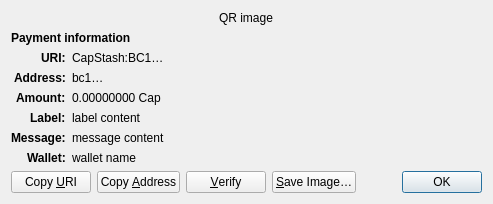
<?xml version="1.0" encoding="UTF-8"?>
<ui version="4.0">
 <class>ReceiveRequestDialog</class>
 <widget class="QDialog" name="ReceiveRequestDialog">
  <property name="geometry">
   <rect>
    <x>0</x>
    <y>0</y>
    <width>413</width>
    <height>229</height>
   </rect>
  </property>
  <property name="windowTitle">
   <string>Request payment to …</string>
  </property>
  <layout class="QGridLayout" name="gridLayout" columnstretch="0,1">
   <property name="sizeConstraint">
    <enum>QLayout::SetFixedSize</enum>
   </property>
   <item row="0" column="0" colspan="2" alignment="Qt::AlignHCenter">
    <widget class="QRImageWidget" name="qr_code">
     <property name="text">
      <string notr="true">QR image</string>
     </property>
     <property name="textInteractionFlags">
      <set>Qt::NoTextInteraction</set>
     </property>
    </widget>
   </item>
   <item row="1" column="0" colspan="2">
    <widget class="QLabel" name="payment_header">
     <property name="font">
      <font>
       <weight>75</weight>
       <bold>true</bold>
      </font>
     </property>
     <property name="text">
      <string>Payment information</string>
     </property>
     <property name="textInteractionFlags">
      <set>Qt::NoTextInteraction</set>
     </property>
    </widget>
   </item>
   <item row="2" column="0" alignment="Qt::AlignRight|Qt::AlignTop">
    <widget class="QLabel" name="uri_tag">
     <property name="font">
      <font>
       <weight>75</weight>
       <bold>true</bold>
      </font>
     </property>
     <property name="text">
      <string notr="true">URI:</string>
     </property>
     <property name="textFormat">
      <enum>Qt::PlainText</enum>
     </property>
     <property name="textInteractionFlags">
      <set>Qt::NoTextInteraction</set>
     </property>
    </widget>
   </item>
   <item row="2" column="1" alignment="Qt::AlignTop">
    <widget class="QLabel" name="uri_content">
     <property name="text">
      <string notr="true">CapStash:BC1…</string>
     </property>
     <property name="textFormat">
      <enum>Qt::RichText</enum>
     </property>
     <property name="wordWrap">
      <bool>true</bool>
     </property>
     <property name="textInteractionFlags">
      <set>Qt::TextSelectableByMouse</set>
     </property>
    </widget>
   </item>
   <item row="3" column="0" alignment="Qt::AlignRight|Qt::AlignTop">
    <widget class="QLabel" name="address_tag">
     <property name="font">
      <font>
       <weight>75</weight>
       <bold>true</bold>
      </font>
     </property>
     <property name="text">
      <string>Address:</string>
     </property>
     <property name="textInteractionFlags">
      <set>Qt::NoTextInteraction</set>
     </property>
    </widget>
   </item>
   <item row="3" column="1" alignment="Qt::AlignTop">
    <widget class="QLabel" name="address_content">
     <property name="text">
      <string notr="true">bc1…</string>
     </property>
     <property name="textFormat">
      <enum>Qt::PlainText</enum>
     </property>
     <property name="textInteractionFlags">
      <set>Qt::TextSelectableByMouse</set>
     </property>
    </widget>
   </item>
   <item row="4" column="0" alignment="Qt::AlignRight|Qt::AlignTop">
    <widget class="QLabel" name="amount_tag">
     <property name="font">
      <font>
       <weight>75</weight>
       <bold>true</bold>
      </font>
     </property>
     <property name="text">
      <string>Amount:</string>
     </property>
     <property name="textInteractionFlags">
      <set>Qt::NoTextInteraction</set>
     </property>
    </widget>
   </item>
   <item row="4" column="1" alignment="Qt::AlignTop">
    <widget class="QLabel" name="amount_content">
     <property name="text">
      <string notr="true">0.00000000 Cap</string>
     </property>
     <property name="textFormat">
      <enum>Qt::PlainText</enum>
     </property>
     <property name="textInteractionFlags">
      <set>Qt::TextSelectableByMouse</set>
     </property>
    </widget>
   </item>
   <item row="5" column="0" alignment="Qt::AlignRight|Qt::AlignTop">
    <widget class="QLabel" name="label_tag">
     <property name="font">
      <font>
       <weight>75</weight>
       <bold>true</bold>
      </font>
     </property>
     <property name="text">
      <string>Label:</string>
     </property>
     <property name="textInteractionFlags">
      <set>Qt::NoTextInteraction</set>
     </property>
    </widget>
   </item>
   <item row="5" column="1" alignment="Qt::AlignTop">
    <widget class="QLabel" name="label_content">
     <property name="text">
      <string notr="true">label content</string>
     </property>
     <property name="textFormat">
      <enum>Qt::PlainText</enum>
     </property>
     <property name="wordWrap">
      <bool>true</bool>
     </property>
     <property name="textInteractionFlags">
      <set>Qt::TextSelectableByMouse</set>
     </property>
    </widget>
   </item>
   <item row="6" column="0" alignment="Qt::AlignRight|Qt::AlignTop">
    <widget class="QLabel" name="message_tag">
     <property name="font">
      <font>
       <weight>75</weight>
       <bold>true</bold>
      </font>
     </property>
     <property name="text">
      <string>Message:</string>
     </property>
     <property name="textInteractionFlags">
      <set>Qt::NoTextInteraction</set>
     </property>
    </widget>
   </item>
   <item row="6" column="1" alignment="Qt::AlignTop">
    <widget class="QLabel" name="message_content">
     <property name="text">
      <string notr="true">message content</string>
     </property>
     <property name="textFormat">
      <enum>Qt::PlainText</enum>
     </property>
     <property name="wordWrap">
      <bool>true</bool>
     </property>
     <property name="textInteractionFlags">
      <set>Qt::TextSelectableByMouse</set>
     </property>
    </widget>
   </item>
   <item row="7" column="0" alignment="Qt::AlignRight|Qt::AlignTop">
    <widget class="QLabel" name="wallet_tag">
     <property name="font">
      <font>
       <weight>75</weight>
       <bold>true</bold>
      </font>
     </property>
     <property name="text">
      <string>Wallet:</string>
     </property>
     <property name="textInteractionFlags">
      <set>Qt::NoTextInteraction</set>
     </property>
    </widget>
   </item>
   <item row="7" column="1" alignment="Qt::AlignTop">
    <widget class="QLabel" name="wallet_content">
     <property name="text">
      <string notr="true">wallet name</string>
     </property>
     <property name="textFormat">
      <enum>Qt::PlainText</enum>
     </property>
     <property name="wordWrap">
      <bool>true</bool>
     </property>
     <property name="textInteractionFlags">
      <set>Qt::TextSelectableByMouse</set>
     </property>
    </widget>
   </item>
   <item row="8" column="0" colspan="2">
    <layout class="QHBoxLayout" name="horizontalLayout">
     <item>
      <widget class="QPushButton" name="btnCopyURI">
       <property name="text">
        <string>Copy &amp;URI</string>
       </property>
       <property name="autoDefault">
        <bool>false</bool>
       </property>
      </widget>
     </item>
     <item>
      <widget class="QPushButton" name="btnCopyAddress">
       <property name="text">
        <string>Copy &amp;Address</string>
       </property>
       <property name="autoDefault">
        <bool>false</bool>
       </property>
      </widget>
     </item>
     <item>
      <widget class="QPushButton" name="btnVerify">
       <property name="text">
        <string>&amp;Verify</string>
       </property>
       <property name="toolTip">
        <string>Verify this address on e.g. a hardware wallet screen</string>
       </property>
       <property name="autoDefault">
        <bool>false</bool>
       </property>
      </widget>
     </item>
     <item>
      <widget class="QPushButton" name="btnSaveAs">
       <property name="text">
        <string>&amp;Save Image…</string>
       </property>
       <property name="autoDefault">
        <bool>false</bool>
       </property>
      </widget>
     </item>
     <item>
      <spacer name="horizontalSpacer_2">
       <property name="orientation">
        <enum>Qt::Horizontal</enum>
       </property>
       <property name="sizeHint" stdset="0">
        <size>
         <width>40</width>
         <height>20</height>
        </size>
       </property>
      </spacer>
     </item>
     <item>
      <widget class="QDialogButtonBox" name="buttonBox">
       <property name="focusPolicy">
        <enum>Qt::StrongFocus</enum>
       </property>
       <property name="standardButtons">
        <set>QDialogButtonBox::Ok</set>
       </property>
      </widget>
     </item>
    </layout>
   </item>
  </layout>
 </widget>
 <customwidgets>
  <customwidget>
   <class>QRImageWidget</class>
   <extends>QLabel</extends>
   <header>qt/qrimagewidget.h</header>
  </customwidget>
 </customwidgets>
 <tabstops>
  <tabstop>buttonBox</tabstop>
  <tabstop>btnCopyURI</tabstop>
  <tabstop>btnCopyAddress</tabstop>
  <tabstop>btnSaveAs</tabstop>
 </tabstops>
 <resources/>
 <connections>
  <connection>
   <sender>buttonBox</sender>
   <signal>accepted()</signal>
   <receiver>ReceiveRequestDialog</receiver>
   <slot>accept()</slot>
   <hints>
    <hint type="sourcelabel">
     <x>135</x>
     <y>230</y>
    </hint>
    <hint type="destinationlabel">
     <x>135</x>
     <y>126</y>
    </hint>
   </hints>
  </connection>
 </connections>
</ui>
